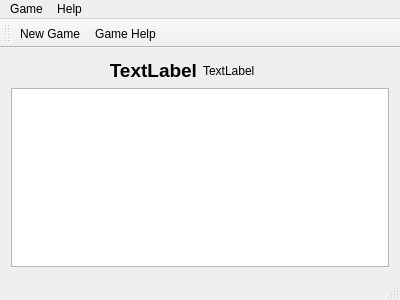
<?xml version="1.0" encoding="UTF-8"?>
<ui version="4.0">
 <class>MainWindow</class>
 <widget class="QMainWindow" name="MainWindow">
  <property name="geometry">
   <rect>
    <x>0</x>
    <y>0</y>
    <width>400</width>
    <height>300</height>
   </rect>
  </property>
  <property name="windowTitle">
   <string>Connected Four</string>
  </property>
  <property name="layoutDirection">
   <enum>Qt::LeftToRight</enum>
  </property>
  <widget class="QWidget" name="centralWidget">
   <layout class="QVBoxLayout" name="verticalLayout">
    <item>
     <layout class="QHBoxLayout" name="horizontalLayout">
      <item>
       <widget class="QLabel" name="message">
        <property name="sizePolicy">
         <sizepolicy hsizetype="Preferred" vsizetype="Fixed">
          <horstretch>0</horstretch>
          <verstretch>0</verstretch>
         </sizepolicy>
        </property>
        <property name="font">
         <font>
          <pointsize>14</pointsize>
          <weight>75</weight>
          <italic>false</italic>
          <bold>true</bold>
         </font>
        </property>
        <property name="layoutDirection">
         <enum>Qt::LeftToRight</enum>
        </property>
        <property name="text">
         <string>TextLabel</string>
        </property>
        <property name="alignment">
         <set>Qt::AlignRight|Qt::AlignTrailing|Qt::AlignVCenter</set>
        </property>
       </widget>
      </item>
      <item>
       <widget class="QLabel" name="colorMessage">
        <property name="sizePolicy">
         <sizepolicy hsizetype="Preferred" vsizetype="Preferred">
          <horstretch>0</horstretch>
          <verstretch>0</verstretch>
         </sizepolicy>
        </property>
        <property name="text">
         <string>TextLabel</string>
        </property>
       </widget>
      </item>
     </layout>
    </item>
    <item>
     <widget class="SizeFitGraphicsView" name="graphicsView"/>
    </item>
   </layout>
  </widget>
  <widget class="QMenuBar" name="menuBar">
   <property name="geometry">
    <rect>
     <x>0</x>
     <y>0</y>
     <width>400</width>
     <height>22</height>
    </rect>
   </property>
   <widget class="QMenu" name="menuGame">
    <property name="title">
     <string>Game</string>
    </property>
    <addaction name="actionNewGame"/>
   </widget>
   <widget class="QMenu" name="menuHelp">
    <property name="title">
     <string>Help</string>
    </property>
    <addaction name="actionGameHelp"/>
    <addaction name="actionAbout"/>
    <addaction name="actionContact"/>
   </widget>
   <addaction name="menuGame"/>
   <addaction name="menuHelp"/>
  </widget>
  <widget class="QToolBar" name="mainToolBar">
   <attribute name="toolBarArea">
    <enum>TopToolBarArea</enum>
   </attribute>
   <attribute name="toolBarBreak">
    <bool>false</bool>
   </attribute>
   <addaction name="actionNewGame"/>
   <addaction name="actionGameHelp"/>
  </widget>
  <widget class="QStatusBar" name="statusBar"/>
  <action name="actionNewGame">
   <property name="icon">
    <iconset resource="../data/icons.qrc">
     <normaloff>:/icons/add-new-file.png</normaloff>:/icons/add-new-file.png</iconset>
   </property>
   <property name="text">
    <string>New Game</string>
   </property>
  </action>
  <action name="actionGameHelp">
   <property name="icon">
    <iconset resource="../data/icons.qrc">
     <normaloff>:/icons/question.png</normaloff>:/icons/question.png</iconset>
   </property>
   <property name="text">
    <string>Game Help</string>
   </property>
  </action>
  <action name="actionAbout">
   <property name="text">
    <string>About</string>
   </property>
  </action>
  <action name="actionContact">
   <property name="text">
    <string>Contact</string>
   </property>
  </action>
 </widget>
 <layoutdefault spacing="6" margin="11"/>
 <customwidgets>
  <customwidget>
   <class>SizeFitGraphicsView</class>
   <extends>QGraphicsView</extends>
   <header>SizeFitGraphicsView.hpp</header>
  </customwidget>
 </customwidgets>
 <resources>
  <include location="../data/icons.qrc"/>
 </resources>
 <connections/>
</ui>
